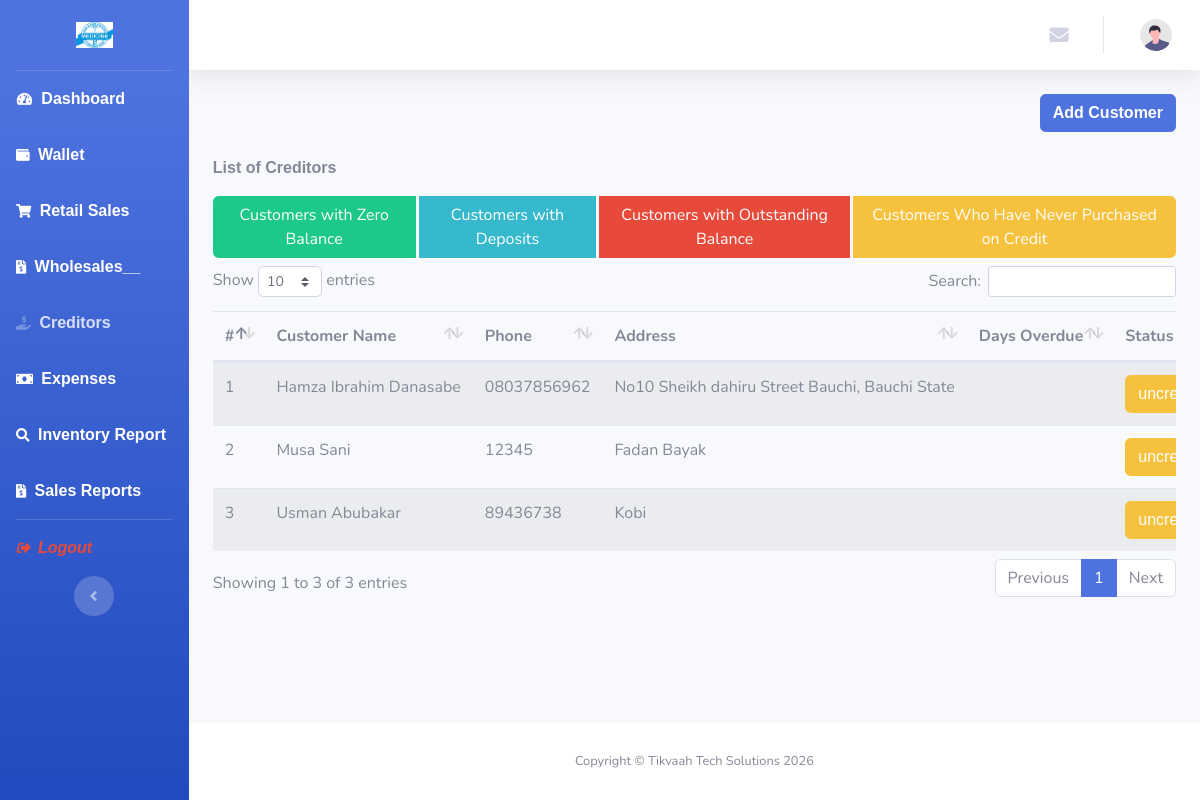
The app's page /views/viewcreditors.view.php with its own data.
### tables this page shows
CREATE TABLE `customers_tbl` (
  `id` int(11) NOT NULL,
  `Fullname` varchar(100) NOT NULL,
  `phone` varchar(16) NOT NULL,
  `email` varchar(200) DEFAULT NULL,
  `password` varchar(250) NOT NULL,
  `address` varchar(200) NOT NULL,
  `created_by` varchar(200) NOT NULL,
  `created_at` datetime NOT NULL DEFAULT current_timestamp()
);

### model/Database.php (called while the page is built, shortened)
<?php
    class Database{
      public $conn;
      public function __construct()
      {
        $dsn = 'mysql:host=localhost;dbname=ansarpharmacy';
          $dbuser = 'root';
          $dbpass = '';
          try {
            $this->conn = new PDO($dsn, $dbuser, $dbpass);
            $this->conn->setAttribute(PDO::ATTR_ERRMODE, PDO::ERRMODE_EXCEPTION);
          } catch (PDOException $e) {
            die("DB Connection failed:" .$e->getMessage());
          }
      }
      public function query($sql){
        $stmt = $this->conn->prepare($sql);
        $stmt->execute();
        return $stmt;
      }
    }
    $db = new Database();
?>

### views/viewcreditors.view.php (the view, shortened to what this page needs)
<?php
  require 'partials/header.php';
  require 'model/Database.php';
  $stmt = $db->conn->prepare("SELECT * from customers_tbl");
  $stmt->execute();
  $customers = $stmt->fetchAll();
?>
<div id="wrapper">
  <?php require 'partials/sidebar.php' ?>
  <div id="content-wrapper" class="d-flex flex-column">
		<div id="content">
			<?php	require 'partials/nav.php';?>
			<div class="container-fluid">
        <div class="d-sm-flex align-items-center justify-content-between mb-4">
					<button class="btn btn-primary" type="button" data-target="#modalUser" data-toggle="modal"><strong>Add Customer</strong></button>
				</div>
        <p><strong>List of Creditors</strong></p>
        <div class="btn-group" role="group">
          <label class="btn btn-success" for="zeroBalance">Customers with Zero Balance</label>&nbsp;
          <label class="btn btn-info" for="zeroBalance">Customers with Deposits</label>&nbsp;
          <label class="btn btn-danger" for="zeroBalance">Customers with Outstanding Balance</label>&nbsp;
          <label class="btn btn-warning" for="zeroBalance">Customers Who Have Never Purchased on Credit</label>
        </div>
        <br>
        <div class="table table-responsive">
          <table class="table table-striped text-nowrap" id="creditors">
            <thead>
              <tr>
                <th>#</th>
                <th>Customer Name</th>
                <th>Phone</th>
                <th>Address</th>
                <th>Days Overdue</th>
                <th>Status</th>
              </tr>
            </thead>
            <tbody>
              <?php
                foreach($customers as $index => $customer):?>
                <?php
                  $stmtOverdue = $db->conn->prepare("
                    SELECT COUNT(*) AS overdue
                    FROM transaction_tbl
                    WHERE
                      CID = :cid
                      AND Status = 'Credit'
                      AND credit_returning_date < CURDATE()
                  ");
                  $stmtOverdue->execute([':cid' => $customer['id']]);
                  $overdueRow = $stmtOverdue->fetch(PDO::FETCH_ASSOC);
                  $isOverdue = $overdueRow['overdue'] > 0;
                ?>
                <tr class="<?= $isOverdue ? 'table-danger' : '' ?>">
                  <td><?= $index + 1 ?></td>
                  <td><?= $customer['Fullname'] ?></td>
                  <td><?= $customer['phone'] ?></td>
                  <td><?= $customer['address'] ?></td>
                  <td class="text-center">
                  </td>
                  <td>
                    <?php
                      $stmt = $db->query("SELECT SUM(COALESCE(Amount, 0)) AS amt FROM transaction_tbl t WHERE t.creditstatus = 'settlement' AND t.CID = '".$customer['id']."' GROUP BY t.CID");
                      $rowsettlement = $stmt->fetch(PDO::FETCH_ASSOC);
                      $stmtcr = $db->query("SELECT SUM(COALESCE(Credit, 0)) AS amtcredit FROM transaction_tbl t WHERE t.Status = 'Credit' AND t.CID = '".$customer['id']."' GROUP BY t.CID");
                      $rowcr = $stmtcr->fetch(PDO::FETCH_ASSOC);
                      $settlementAmt = $rowsettlement['amt'] ?? 0;
                      $creditAmt = $rowcr['amtcredit'] ?? 0;
                      $bal = $settlementAmt - $creditAmt;
                        if ($bal > 0) {
                            echo '<strong class="btn btn-info">Deposit</strong>';
                        } elseif ($bal < 0) {
                            echo '<strong class="btn btn-danger">unpaid</strong>';
                        } elseif ($settlementAmt == 0 && $creditAmt == 0) {
                            echo '<strong class="btn btn-warning">uncredit</strong>';
                        }elseif($bal == 0){
                          echo '<strong class="btn btn-success">Cleared</strong>';
                        }
                    ?>
                  </td>
                </tr>
              <?php endforeach ?>
            </tbody>
          </table>
        </div>
			</div>
		</div>
<?php  require 'partials/footer.php'; ?>

### views/partials/header.php (style rules this page uses)
#wrapper { height: 100vh; overflow: hidden; }
#content-wrapper { height: 100vh; overflow-y: auto; }
#accordionSidebar, #content-wrapper { scroll-behavior: smooth; }

### views/partials/sidebar.php (style rules this page uses)
strong { font-size: 12pt; font-family: Verdana, Geneva, Tahoma, sans-serif; }

### records on screen
customers_tbl: Fullname "Hamza Ibrahim Danasabe", phone "08037856962", address "No10 Sheikh dahiru Street Bauchi, Bauchi State"
customers_tbl: Fullname "Musa Sani", phone "12345", address "Fadan Bayak"
customers_tbl: Fullname "Usman Abubakar", phone "89436738", address "Kobi"
